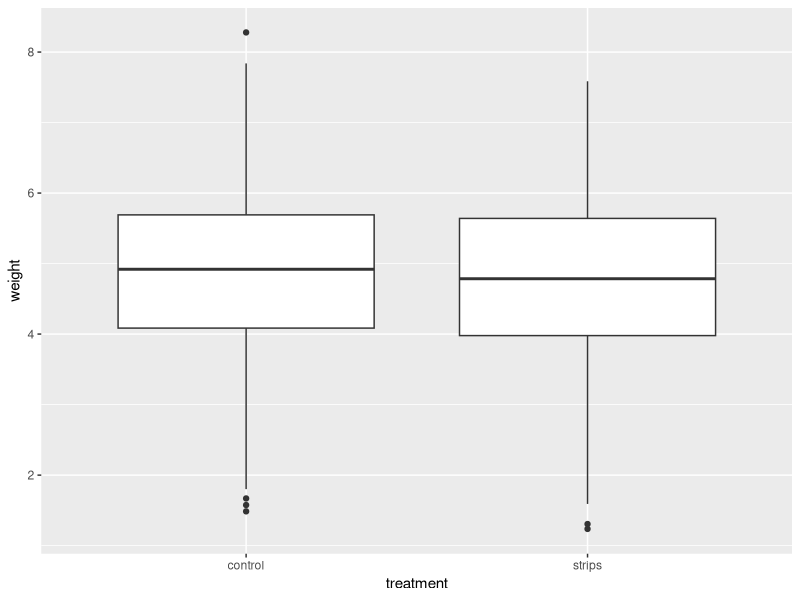
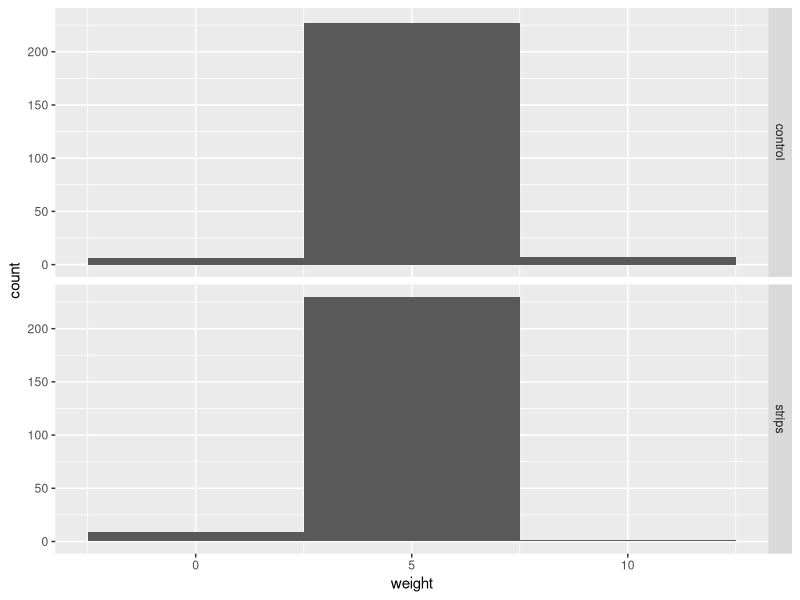
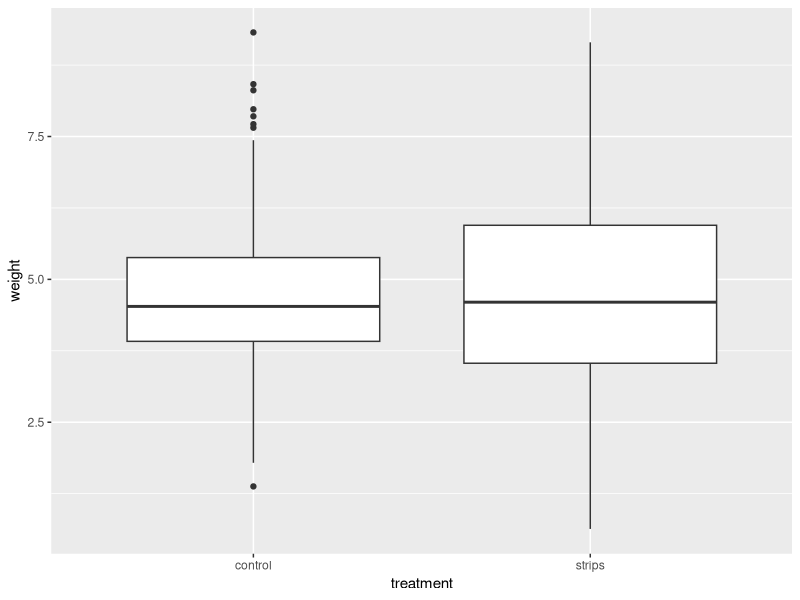

R code for these plots, in order:
# Data simulation -------

# We will simulate a dataset for the spider transplant project, as if we are 

# load library -----
library(tidyverse)

# load dataset just for comparison -----
soil2016 <- read.csv("data/tidy/pad.csv") %>%
  ## select only 2016
  filter(Year == '2016') %>%
  ## Convert categorical variables to be factors (just to be sure they are being handled correctly in the model)
  mutate(across(
    .cols = c(SiteID, PadID, Treatment, Position),
    .fns = factor)) %>%
  mutate(wpd = (weight / Days * 1000) + 0.2381,
         ln_wpd = log(wpd)) %>%
  select(SiteID, PadID, Days, Treatment, Position, weight, wpd, ln_wpd) %>%
  na.omit()

str(soil2016)

pad_counts <- soil2016 %>%
  group_by(SiteID, Treatment) %>%
  summarize(mean_trt = mean(wpd, na.rm = TRUE),
            sd_trt = sd(wpd),
            ln_mean_trt = mean(ln_wpd, na.rm = TRUE),
            ln_sd_trt = sd(ln_wpd),
            n = n(), .groups = "drop")

pad_counts

# 1. Define your expected dataset ---------
# We need the following columns: 
  # response: weight per day
  # predictors: site, treatment, position

# We sampled 4 paired watersheds. 
# Sampled 4 watersheds (+) prairie strip, 4 watersheds (-) prairie strip
# In each watershed, we sampled 60-150 pads
# Half of the pads place in watersheds with prairie and half of the pads placed in watersheds without prairie
# Total = 480 pads

# 2. Simulate response ------------
# we will treat pad as a normal distribution
# we predict that mass soil movement will be smaller in watersheds with prairie 
# strips vs. field without prairie strips
strips <- rnorm(n = 240, mean = c(4.92), sd = c(1.23)) #simulate watershed with prairie
nostrips <- rnorm(n = 240, mean = c(4.74), sd = c(1.31)) #simulate watershed without prairie

weight <- c(strips, nostrips)

# 2. Simulate predictors ---------
SiteID <- factor(rep (c("ARM", "EIA", "RHO", "WHI"),each = 2, times = 60))
Position <- factor(rep (c("bottom", "middle", "top"), each = 8, times = 2))
treatment <- factor(rep (c("control", "strips"), each = 4, times = 60))
time <- factor(rep (c("1", "2"), each = 1, times = 240))

# Other helpful code for binomial data
# predictor: 
position <- sample(c("top","middle","bottom"), size = 16, replace = TRUE)
# response
ifelse(position=="top", yes = rnorm(16, 8, 1), no = rnorm(16, 16, 1))

# 3. Combine into a dataframe, and save ------
simpad <- data.frame(treatment,Position, SiteID, time, weight)
write.csv(simpad,"data/tidy/sim_pad.csv")

# 4. Graph data ------
ggplot(simpad, aes(treatment, weight))+
  geom_boxplot()

ggplot(simpad, aes(weight))+
  geom_histogram(binwidth = 5) +
  facet_grid(treatment)

# 5. Run a model with dataset -------
m1 <- lm(weight ~ treatment, data = simpad)
summary(m1)

# 6. Using tidyverse approach ---------
n_obs = 480 # must use a factor of 4, try 84, 168, 336, 504
tidysimpad <- data.frame(uniqueid = seq(1, n_obs, 1)) %>%
  mutate(
    siteID = rep(c("ARM", "EIA", "RHO", "WHI"), each = 2, times = n_obs/8),
    time = rep (c("1", "2"), each = 1, times = n_obs/2), 
    treatment = rep (c("control", "strips"), each = 2, n_obs/4),
    weight = rnorm(n_obs, mean = c(4.91, 4.3, 5.81, 3.69), sd = c(1.44, 0.724, 1.38, 1.21)))

ggplot(tidysimpad, aes(treatment, weight)) +
    geom_boxplot()

summary(lm(weight ~ treatment, data = tidysimpad))

#change the mean values and the sample size, and see whether you get a significant result. Run several times at each set of values because each time you run rnorm, you get a new random draw of websizes. 
